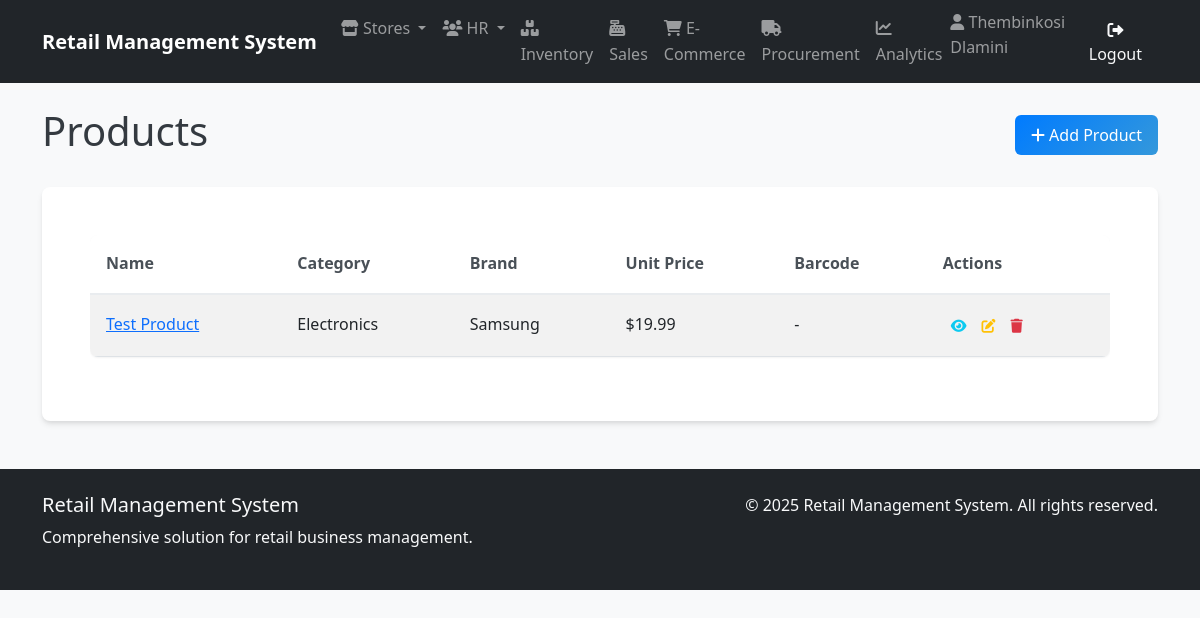
Before: /inventory/ (signed in) with the older database file.
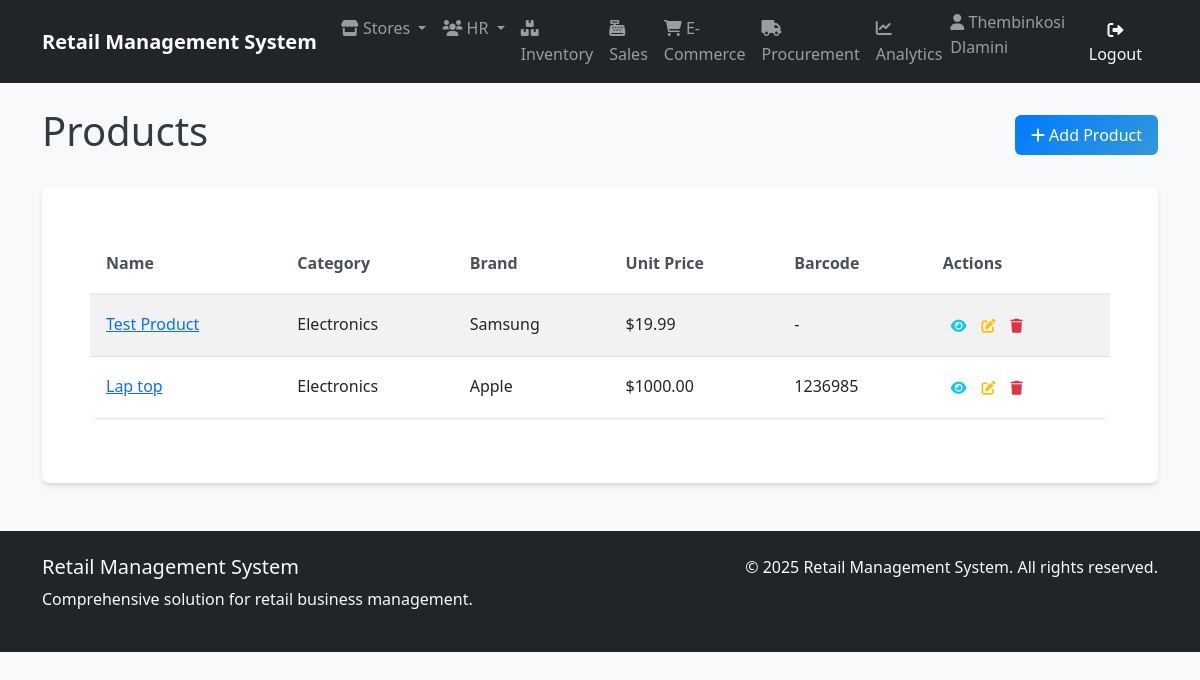
After: the same page with the newer database file.
### inventory/models.py (models this page shows, shortened)
class Product(models.Model):
    name = models.CharField(max_length=100, verbose_name="Product Name")
    description = models.CharField(max_length=500, blank=True, null=True)
    category = models.ForeignKey(
        Category,
        on_delete=models.CASCADE,
        related_name='products'
    )
    brand = models.ForeignKey(
        Brand,
        on_delete=models.SET_NULL,
        null=True,
        blank=True,
        related_name='products'
    )
    unit_price = models.DecimalField(
        max_digits=10,
        decimal_places=2,
        verbose_name="Unit Price"
    )
    cost_price = models.DecimalField(
        max_digits=10,
        decimal_places=2,
        blank=True,
        null=True
    )
    weight = models.DecimalField(
        max_digits=10,
        decimal_places=2,
        blank=True,
        null=True
    )
    dimensions = models.CharField(max_length=50, blank=True, null=True)
    is_perishable = models.BooleanField(default=False)
    barcode = models.CharField(
        max_length=50,
        unique=True,
        blank=True,
        null=True
    )
    created_at = models.DateTimeField(default=timezone.now)
    updated_at = models.DateTimeField(auto_now=True)

class Category(models.Model):
    name = models.CharField(max_length=50, verbose_name="Category Name")
    description = models.CharField(max_length=200, blank=True, null=True)
    parent = models.ForeignKey(
        'self',
        on_delete=models.SET_NULL,
        null=True,
        blank=True,
        related_name='children',
        verbose_name="Parent Category"
    )
    created_at = models.DateTimeField(default=timezone.now)
    updated_at = models.DateTimeField(auto_now=True)
    class Meta:
        verbose_name_plural = "Categories"

class Brand(models.Model):
    name = models.CharField(max_length=50, verbose_name="Brand Name")
    description = models.CharField(max_length=200, blank=True, null=True)
    website = models.URLField(max_length=100, blank=True, null=True)
    created_at = models.DateTimeField(default=timezone.now)
    updated_at = models.DateTimeField(auto_now=True)

### inventory/views.py (the view)
# urls.py: path('', views.ProductListView.as_view(), name='product_list'),
class ProductListView(LoginRequiredMixin, ListView):
    model = Product
    template_name = 'inventory/product_list.html'
    context_object_name = 'products'
    paginate_by = 20

### inventory/templates/inventory/product_list.html (shortened to what this page needs)
{% extends 'base.html' %}
{% block content %}
<div class="container mt-4">
    <div class="d-flex justify-content-between align-items-center mb-4">
        <h1>Products</h1>
        <a href="{% url 'inventory:product_add' %}" class="btn btn-primary">
            <i class="fas fa-plus"></i> Add Product
        </a>
    </div>
    {% if products %}
        <div class="card">
            <div class="card-body">
                <div class="table-responsive">
                    <table class="table table-striped">
                        <thead>
                            <tr>
                                <th>Name</th>
                                <th>Category</th>
                                <th>Brand</th>
                                <th>Unit Price</th>
                                <th>Barcode</th>
                                <th>Actions</th>
                            </tr>
                        </thead>
                        <tbody>
                            {% for product in products %}
                            <tr>
                                <td>
                                    <a href="{% url 'inventory:product_detail' product.pk %}">
                                        {{ product.name }}
                                    </a>
                                </td>
                                <td>{{ product.category.name|default:"-" }}</td>
                                <td>{{ product.brand.name|default:"-" }}</td>
                                <td>${{ product.unit_price }}</td>
                                <td>{{ product.barcode|default:"-" }}</td>
                                <td>
                                    <div class="btn-group btn-group-sm">
                                        <a href="{% url 'inventory:product_detail' product.pk %}" class="btn btn-outline-info">
                                            <i class="fas fa-eye"></i>
                                        </a>
                                        <a href="{% url 'inventory:product_edit' product.pk %}" class="btn btn-outline-warning">
                                            <i class="fas fa-edit"></i>
                                        </a>
                                        <a href="{% url 'inventory:product_delete' product.pk %}" class="btn btn-outline-danger">
                                            <i class="fas fa-trash"></i>
                                        </a>
                                    </div>
                                </td>
                            </tr>
                            {% endfor %}
                        </tbody>
                    </table>
                </div>
            </div>
        </div>
    {% endif %}
</div>
{% endblock %}

Changed rows visible on the page:
added Product: name "Lap top", category.name "Electronics", brand.name "Apple", unit_price "1000.00", barcode "1236985"
